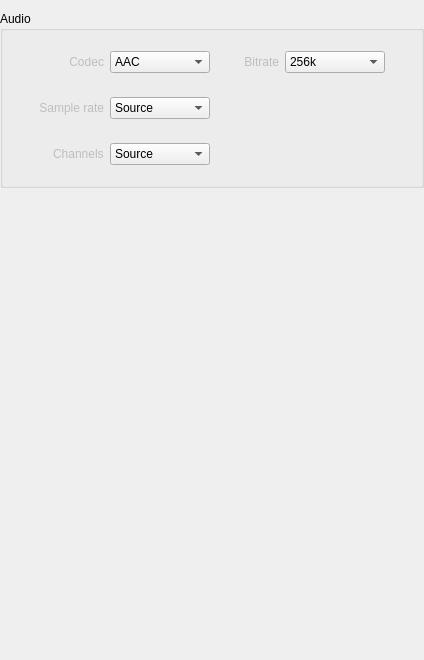
                  <widget class="QWidget" name="scrollAreaWidgetContents_3">
                   <property name="geometry">
                    <rect>
                     <x>0</x>
                     <y>0</y>
                     <width>424</width>
                     <height>660</height>
                    </rect>
                   </property>
                   <layout class="QGridLayout" name="gridLayout_32">
                    <property name="leftMargin">
                     <number>0</number>
                    </property>
                    <property name="topMargin">
                     <number>0</number>
                    </property>
                    <property name="rightMargin">
                     <number>0</number>
                    </property>
                    <property name="bottomMargin">
                     <number>0</number>
                    </property>
                    <property name="spacing">
                     <number>0</number>
                    </property>
                    <item row="0" column="0">
                     <widget class="QFrame" name="frame_3">
                      <property name="minimumSize">
                       <size>
                        <width>0</width>
                        <height>400</height>
                       </size>
                      </property>
                      <property name="frameShape">
                       <enum>QFrame::NoFrame</enum>
                      </property>
                      <property name="frameShadow">
                       <enum>QFrame::Plain</enum>
                      </property>
                      <layout class="QGridLayout" name="gridLayout_11">
                       <property name="leftMargin">
                        <number>0</number>
                       </property>
                       <property name="topMargin">
                        <number>11</number>
                       </property>
                       <property name="rightMargin">
                        <number>0</number>
                       </property>
                       <property name="bottomMargin">
                        <number>0</number>
                       </property>
                       <property name="verticalSpacing">
                        <number>3</number>
                       </property>
                       <item row="0" column="0">
                        <widget class="QGroupBox" name="groupBoxSettings_7">
                         <property name="title">
                          <string>Audio</string>
                         </property>
                         <layout class="QGridLayout" name="gridLayout_28">
                          <property name="topMargin">
                           <number>20</number>
                          </property>
                          <property name="bottomMargin">
                           <number>20</number>
                          </property>
                          <item row="0" column="0">
                           <layout class="QGridLayout" name="gridLayout_14">
                            <property name="topMargin">
                             <number>0</number>
                            </property>
                            <property name="verticalSpacing">
                             <number>24</number>
                            </property>
                            <item row="1" column="2">
                             <widget class="QComboBox" name="comboBox_audio_sampling">
                              <property name="enabled">
                               <bool>true</bool>
                              </property>
                              <property name="minimumSize">
                               <size>
                                <width>0</width>
                                <height>0</height>
                               </size>
                              </property>
                              <property name="maximumSize">
                               <size>
                                <width>200</width>
                                <height>25</height>
                               </size>
                              </property>
                              <property name="autoFillBackground">
                               <bool>false</bool>
                              </property>
                              <property name="styleSheet">
                               <string notr="true"/>
                              </property>
                              <property name="editable">
                               <bool>false</bool>
                              </property>
                              <property name="maxCount">
                               <number>20</number>
                              </property>
                              <property name="iconSize">
                               <size>
                                <width>16</width>
                                <height>16</height>
                               </size>
                              </property>
                              <property name="frame">
                               <bool>true</bool>
                              </property>
                              <item>
                               <property name="text">
                                <string>Source</string>
                               </property>
                              </item>
                              <item>
                               <property name="text">
                                <string>8000</string>
                               </property>
                              </item>
                              <item>
                               <property name="text">
                                <string>11025</string>
                               </property>
                              </item>
                              <item>
                               <property name="text">
                                <string>16000</string>
                               </property>
                              </item>
                              <item>
                               <property name="text">
                                <string>22050</string>
                               </property>
                              </item>
                              <item>
                               <property name="text">
                                <string>32000</string>
                               </property>
                              </item>
                              <item>
                               <property name="text">
                                <string>44100</string>
                               </property>
                              </item>
                              <item>
                               <property name="text">
                                <string>48000</string>
                               </property>
                              </item>
                              <item>
                               <property name="text">
                                <string>88200</string>
                               </property>
                              </item>
                              <item>
                               <property name="text">
                                <string>96000</string>
                               </property>
                              </item>
                              <item>
                               <property name="text">
                                <string>176400</string>
                               </property>
                              </item>
                              <item>
                               <property name="text">
                                <string>192000</string>
                               </property>
                              </item>
                             </widget>
                            </item>
                            <item row="0" column="3">
                             <spacer name="horizontalSpacer_13">
                              <property name="orientation">
                               <enum>Qt::Horizontal</enum>
                              </property>
                              <property name="sizeType">
                               <enum>QSizePolicy::Fixed</enum>
                              </property>
                              <property name="sizeHint" stdset="0">
                               <size>
                                <width>28</width>
                                <height>20</height>
                               </size>
                              </property>
                             </spacer>
                            </item>
                            <item row="0" column="0">
                             <spacer name="horizontalSpacer_18">
                              <property name="orientation">
                               <enum>Qt::Horizontal</enum>
                              </property>
                              <property name="sizeHint" stdset="0">
                               <size>
                                <width>40</width>
                                <height>20</height>
                               </size>
                              </property>
                             </spacer>
                            </item>
                            <item row="0" column="1">
                             <widget class="QLabel" name="label_credits_49">
                              <property name="enabled">
                               <bool>false</bool>
                              </property>
                              <property name="minimumSize">
                               <size>
                                <width>0</width>
                                <height>0</height>
                               </size>
                              </property>
                              <property name="maximumSize">
                               <size>
                                <width>3840</width>
                                <height>24</height>
                               </size>
                              </property>
                              <property name="text">
                               <string>Codec</string>
                              </property>
                              <property name="alignment">
                               <set>Qt::AlignRight|Qt::AlignTrailing|Qt::AlignVCenter</set>
                              </property>
                             </widget>
                            </item>
                            <item row="0" column="6">
                             <spacer name="horizontalSpacer_17">
                              <property name="orientation">
                               <enum>Qt::Horizontal</enum>
                              </property>
                              <property name="sizeHint" stdset="0">
                               <size>
                                <width>40</width>
                                <height>20</height>
                               </size>
                              </property>
                             </spacer>
                            </item>
                            <item row="0" column="2">
                             <widget class="QComboBox" name="comboBox_audio_codec">
                              <property name="enabled">
                               <bool>true</bool>
                              </property>
                              <property name="minimumSize">
                               <size>
                                <width>100</width>
                                <height>0</height>
                               </size>
                              </property>
                              <property name="maximumSize">
                               <size>
                                <width>100</width>
                                <height>25</height>
                               </size>
                              </property>
                              <property name="autoFillBackground">
                               <bool>false</bool>
                              </property>
                              <property name="styleSheet">
                               <string notr="true"/>
                              </property>
                              <property name="maxCount">
                               <number>20</number>
                              </property>
                              <property name="iconSize">
                               <size>
                                <width>16</width>
                                <height>16</height>
                               </size>
                              </property>
                              <property name="frame">
                               <bool>true</bool>
                              </property>
                              <item>
                               <property name="text">
                                <string>AAC</string>
                               </property>
                              </item>
                              <item>
                               <property name="text">
                                <string>AC3</string>
                               </property>
                              </item>
                              <item>
                               <property name="text">
                                <string>DTS</string>
                               </property>
                              </item>
                              <item>
                               <property name="text">
                                <string>Source</string>
                               </property>
                              </item>
                             </widget>
                            </item>
                            <item row="2" column="1" alignment="Qt::AlignRight">
                             <widget class="QLabel" name="label">
                              <property name="enabled">
                               <bool>false</bool>
                              </property>
                              <property name="maximumSize">
                               <size>
                                <width>16777215</width>
                                <height>24</height>
                               </size>
                              </property>
                              <property name="text">
                               <string>Channels</string>
                              </property>
                             </widget>
                            </item>
                            <item row="0" column="5">
                             <widget class="QComboBox" name="comboBox_audio_bitrate">
                              <property name="enabled">
                               <bool>true</bool>
                              </property>
                              <property name="minimumSize">
                               <size>
                                <width>100</width>
                                <height>0</height>
                               </size>
                              </property>
                              <property name="maximumSize">
                               <size>
                                <width>100</width>
                                <height>25</height>
                               </size>
                              </property>
                              <property name="autoFillBackground">
                               <bool>false</bool>
                              </property>
                              <property name="styleSheet">
                               <string notr="true"/>
                              </property>
                              <property name="editable">
                               <bool>false</bool>
                              </property>
                              <property name="currentIndex">
                               <number>2</number>
                              </property>
                              <property name="maxCount">
                               <number>20</number>
                              </property>
                              <property name="iconSize">
                               <size>
                                <width>16</width>
                                <height>16</height>
                               </size>
                              </property>
                              <property name="frame">
                               <bool>true</bool>
                              </property>
                              <item>
                               <property name="text">
                                <string>384k</string>
                               </property>
                              </item>
                              <item>
                               <property name="text">
                                <string>320k</string>
                               </property>
                              </item>
                              <item>
                               <property name="text">
                                <string>256k</string>
                               </property>
                              </item>
                              <item>
                               <property name="text">
                                <string>192k</string>
                               </property>
                              </item>
                              <item>
                               <property name="text">
                                <string>128k</string>
                               </property>
                              </item>
                              <item>
                               <property name="text">
                                <string>96k</string>
                               </property>
                              </item>
                             </widget>
                            </item>
                            <item row="1" column="1">
                             <widget class="QLabel" name="label_credits_50">
                              <property name="enabled">
                               <bool>false</bool>
                              </property>
                              <property name="minimumSize">
                               <size>
                                <width>0</width>
                                <height>0</height>
                               </size>
                              </property>
                              <property name="maximumSize">
                               <size>
                                <width>3840</width>
                                <height>24</height>
                               </size>
                              </property>
                              <property name="text">
                               <string>Sample rate</string>
                              </property>
                              <property name="alignment">
                               <set>Qt::AlignRight|Qt::AlignTrailing|Qt::AlignVCenter</set>
                              </property>
                             </widget>
                            </item>
                            <item row="0" column="4">
                             <widget class="QLabel" name="label_credits_51">
                              <property name="enabled">
                               <bool>false</bool>
                              </property>
                              <property name="minimumSize">
                               <size>
                                <width>0</width>
                                <height>0</height>
                               </size>
                              </property>
                              <property name="maximumSize">
                               <size>
                                <width>3840</width>
                                <height>24</height>
                               </size>
                              </property>
                              <property name="text">
                               <string>Bitrate</string>
                              </property>
                              <property name="alignment">
                               <set>Qt::AlignRight|Qt::AlignTrailing|Qt::AlignVCenter</set>
                              </property>
                             </widget>
                            </item>
                            <item row="2" column="2">
                             <widget class="QComboBox" name="comboBox_audio_channels">
                              <property name="minimumSize">
                               <size>
                                <width>0</width>
                                <height>0</height>
                               </size>
                              </property>
                              <property name="maximumSize">
                               <size>
                                <width>100</width>
                                <height>25</height>
                               </size>
                              </property>
                              <item>
                               <property name="text">
                                <string>Source</string>
                               </property>
                              </item>
                              <item>
                               <property name="text">
                                <string>trim to 1 ch</string>
                               </property>
                              </item>
                              <item>
                               <property name="text">
                                <string>trim to 2 ch</string>
                               </property>
                              </item>
                             </widget>
                            </item>
                           </layout>
                          </item>
                         </layout>
                        </widget>
                       </item>
                       <item row="1" column="0">
                        <spacer name="verticalSpacer_13">
                         <property name="orientation">
                          <enum>Qt::Vertical</enum>
                         </property>
                         <property name="sizeHint" stdset="0">
                          <size>
                           <width>20</width>
                           <height>40</height>
                          </size>
                         </property>
                        </spacer>
                       </item>
                      </layout>
                     </widget>
                    </item>
                   </layout>
                  </widget>
